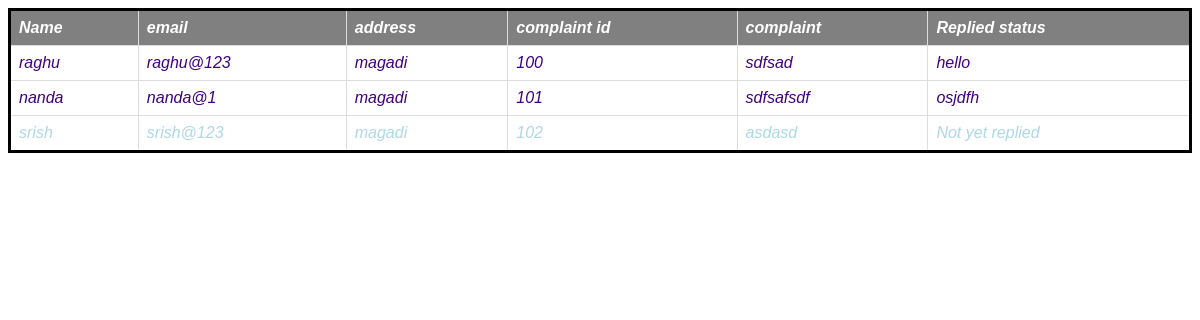
The app's page /raghu/complaints.php with its own data.
### tables this page shows
CREATE TABLE IF NOT EXISTS `user` (
  `id` int(22) NOT NULL AUTO_INCREMENT,
  `us` varchar(22) NOT NULL,
  `em` varchar(22) NOT NULL,
  `ps` varchar(256) NOT NULL,
  `name` varchar(22) NOT NULL,
  `ad` varchar(22) NOT NULL,
  `mo` int(22) NOT NULL,
  `dob` varchar(22) NOT NULL,
  `ge` varchar(22) NOT NULL,
  `complainid` int(255) DEFAULT NULL,
  `complain` varchar(100) DEFAULT NULL,
  `status` varchar(50) NOT NULL,
  `requestid` int(255) DEFAULT NULL,
  `request` varchar(255) DEFAULT NULL,
  `orderid` int(255) DEFAULT NULL,
  `obrand` varchar(10) DEFAULT NULL,
  `omodel` varchar(10) DEFAULT NULL,
  `ovariant` varchar(10) DEFAULT NULL,
  PRIMARY KEY (`id`)
);

### raghu/servercomplaints.php (called while the page is built, shortened)
<?php
$host='localhost';
$user='root';
$pass='';
$db='mydb';
$con=new mysqli($host,$user,$pass,$db);
$sql = "SELECT * FROM user";
$result = $con->query($sql);
?>

### raghu/complaints.php (the view, shortened to what this page needs)
<!Doctype html>
<?php
include_once("servercomplaints.php");
?>
<html lang="en">
<head>
<link rel="stylesheet" type="text/css" href="css1.css">
	<link rel="stylesheet" type="text/css" href="css2.css">
</head>
<body>
<table>
  <tr style="color:white">
    <th>Name</th>
    <th>email</th>
    <th>address</th>
	<th>complaint id</th>
	<th>complaint</th>
	<th>Replied status</th>
  </tr>
<?php
while($rows = $result->fetch_assoc())
{if($rows['complain']!="" or $rows['complain']!=null){
	if($rows['status']!="" or$rows['status']!=null){
?>
	<tr style="color:#400080" class="rowws" onclick="complain('<?php echo $rows['us'];?>,<?php echo $rows['em'];?>')">
	<td class="names" ><abbr title="reply complaint status"><?php echo $rows['name'];?></abbr></td>
	<td><?php echo $rows['em'];?></td>
	<td><?php echo $rows['ad'];?></td>
	<td><?php echo $rows['complainid'];?></td>
	<td><?php echo $rows['complain'];?></td>
	<td><?php echo $rows['status'];?></td>
	</tr>
<?php
}
else{
?>
	<tr style="color:lightblue" class="rowws" onclick="complain('<?php echo $rows['us'];?>,<?php echo $rows['em'];?>')">
	<td class="names" ><abbr title="reply complaint status"><?php echo $rows['name'];?></abbr></td>
	<td><?php echo $rows['em'];?></td>
	<td><?php echo $rows['ad'];?></td>
	<td><?php echo $rows['complainid'];?></td>
	<td><?php echo $rows['complain'];?></td>
	<td>Not yet replied</td></tr>
<?php
}
}}
?>
</table>
</body>
</html>

### raghu/css2.css (style rules this page uses)
body { font-style:italic; font-family: "Comic Sans MS"; }

### raghu/complaints.php (style rules this page uses)
table { border:solid;font-family: arial, sans-serif; border-collapse: collapse; width: 100%; }
td, th { border: 1px solid #dddddd; text-align: left; padding: 8px; }
tr:first-child { background-color: grey; }
tr:not(:first-child) { color:#4d88ff; }
abbr { text-decoration:none; }

### records on screen
user: name "raghu", em "raghu@123", ad "magadi", complainid "100", complain "sdfsad", status "hello"
user: name "nanda", em "nanda@1", ad "magadi", complainid "101", complain "sdfsafsdf", status "osjdfh"
user: name "srish", em "srish@123", ad "magadi", complainid "102", complain "asdasd"
